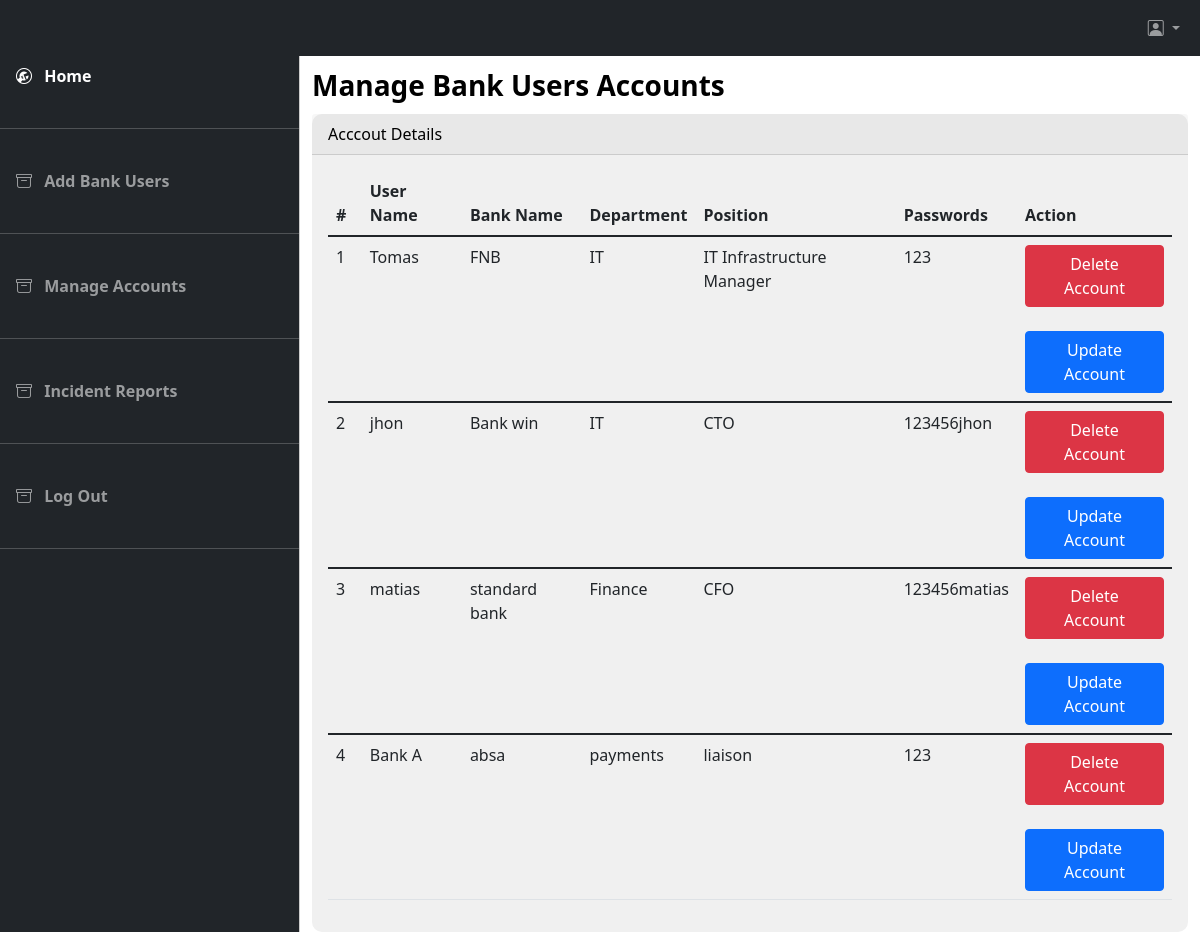
Screenshot of /admin-module/view-bank-users-accounts.php with the database file from the repository.
### tables this page shows
CREATE TABLE `bank_users` (
  `userid` int(30) NOT NULL,
  `username` varchar(255) NOT NULL,
  `bankname` varchar(30) NOT NULL,
  `position` varchar(30) NOT NULL,
  `Department` varchar(30) NOT NULL,
  `account_password` varchar(30) NOT NULL
);

### admin-module/Controllers/fetch-supervisor-accounts.php (the view, shortened to what this page needs)
<?php
function getProgressReportDetails($conn){
    $query ="SELECT  userid, username, bankname, position, Department, account_password  from  bank_users";
    if($result = mysqli_query($conn, $query)){
      if(mysqli_num_rows($result) > 0){
          echo "<table id='example' class='table data-table' style='width:100%'>";
            echo "<thead>";
              echo "<tr>";
                  echo "<th style='width:4%;'>#</th>";
                  echo "<th> User Name</th>";
                  echo "<th>Bank Name</th>";
                  echo "<th>Department</th>";
                  echo "<th>Position</th>";
                  echo "<th>Passwords</th>";
                  echo "<th>Action</th>";
              echo "</thead>";
          while($row = mysqli_fetch_array($result)){
              echo "<tbody>";
              echo "<tr>";
                  echo "<td>" . $row['userid'] . "</td>";
                  echo "<td>" . $row['username'] . "</td>";
                  echo "<td>" . $row['bankname'] . "</td>";
                  echo "<td>" . $row['Department'] . "</td>";
                  echo "<td>" . $row['position'] . "</td>";
                  echo "<td>" . $row['account_password'] . "</td>";
                  echo "<td><a href='' class='btn .me-5 btn-danger'>Delete Account</a></br></br><a href='' class='btn btn-primary'>Update Account</a></td>";
              echo "</tr>";
          }
          echo "</tbody>";
          echo "</table>";
      } else{
          echo "No records matching your query were found.";
      }
  } else{
      echo "ERROR: Could not able to execute $sql. " . mysqli_error($link);
  }
}
?>

### admin-module/view-bank-users-accounts.php (shortened to what this page needs)
<?php
 include("Controllers/fetch-supervisor-accounts.php")
?>
<!DOCTYPE html>
<html>
    <head>
<link href="./css/bootstrap.min.css" rel="stylesheet">
<link rel="stylesheet" href="./css/style.css">
<link rel="stylesheet" href="https://cdn.jsdelivr.net/npm/bootstrap-icons@1.8.1/font/bootstrap-icons.css">
<link rel="stylesheet" href="./css/dark-mode.css">
</head>
<body>
    <?php
     include "./includes/nav.php";
     ?>
      <?php
     include "./includes/side-menu.php";
     ?>
        <main class="mt-5 pt-3">
  <div class="container-fluid">
  <div class="row">
      <div class="col-md-12 fw-bold fs-3">Manage Bank Users Accounts</div>
    </div>
    <div class="row mt-2">
      <div class="col-md-12">
        <div class="card-table">
          <div class="card-header">
            Acccout Details
          </div>
          <div class="card-body">
            <div class="table-responsive">
            <?php
            getProgressReportDetails( $conn);
            ?>
            </div>
          </div>
        </div>
      </div>
    </div>
  </div>
</main>
    </body>
</html>

### admin-module/includes/nav.php (shortened to what this page needs)
<nav class="navbar navbar-expand-lg navbar-dark bg-dark fixed-top">
  <div class="container-fluid">
    <div class=" float-right" id="navbarSupportedContent">
      <ul class="navbar-nav mb-2 mb-lg-0">
          <li class="nav-item dropdown">
            <a class="nav-link dropdown-toggle" href="#" id="navbarDropdown" role="button" data-bs-toggle="dropdown" aria-expanded="false">
              <i class="bi bi-person-square"></i>
            </a>
          </li>
        </ul>
    </div>
  </div>
</nav>

### admin-module/includes/side-menu.php (shortened to what this page needs)
<div class="offcanvas offcanvas-start bg-dark text-white side-bar" data-bs-scroll="true" tabindex="-1" id="offcanvas" aria-labelledby="offcanvas">
  <div class="offcanvas-body p-0">
    <nav class="navbar-dark">
      <ul class="navbar-nav">
        <li>
          <a href="" class="nav-link px-3 active">
            <span class="me-2">
              <i class="bi bi-wrench-adjustable-circle"></i>
            </span>
            <span class="fw-bold">Home</span>
          </a>
        </li>
        <li class="my-4">
          <hr class="dropdown-divider">
        </li>
          <li>
          <a href="add-bank-users.php" class="nav-link px-3">
            <span class="me-2">
              <i class="bi bi-archive"></i>
            </span>
            <span class="fw-bold">Add Bank Users</span>
          </a>
        </li>
        <li class="my-4">
          <hr class="dropdown-divider">
        </li>
        <li>
          <a href="view-bank-users-accounts.php" class="nav-link px-3">
            <span class="me-2">
              <i class="bi bi-archive"></i>
            </span>
            <span class="fw-bold">Manage Accounts</span>
          </a>
        </li>
        <li class="my-4">
          <hr class="dropdown-divider">
        </li>
          <li>
          <a href="incident-reports.php" class="nav-link px-3">
            <span class="me-2">
              <i class="bi bi-archive"></i>
            </span>
            <span class="fw-bold">Incident Reports</span>
          </a>
        </li>
        <li class="my-4">
          <hr class="dropdown-divider">
        </li>
          <li>
          <a href="#" class="nav-link px-3">
            <span class="me-2">
              <i class="bi bi-archive"></i>
            </span>
            <span class="fw-bold">Log Out</span>
          </a>
        </li>
        <li class="my-4">
          <hr class="dropdown-divider">
        </li>
      </ul>
    </nav>
  </div>
</div>

### admin-module/css/style.css (style rules this page uses)
html, body { width: 100%; margin: 0; padding: 0; background: #fff; color: #000; }
:root { --offcanvas-width: 300px; --topNavbarHeight: 56px; --transition-collapse: ease 0.5s; }
.side-bar { width: var(--offcanvas-width); }
@media (min-width: 990px) { body { overflow: auto !important; } }
@media (min-width: 990px) { main { margin-left: var(--offcanvas-width); } }
@media (min-width: 990px) { .side-bar { transform: none; visibility: visible !important; top: var(--topNavbarHeight); height: calc(100% - var(--topNavbarHeight)); } }
.card, .card-chart, .card-table { border-radius: 10px; }
.card-table { background: rgb(240, 240, 240); }

### rows the page displays
bank_users: userid "1", username "Tomas", bankname "FNB", Department "IT", position "IT Infrastructure Manager", account_password "123"
bank_users: userid "2", username "jhon", bankname "Bank win", Department "IT", position "CTO", account_password "123456jhon"
bank_users: userid "3", username "matias", bankname "standard bank", Department "Finance", position "CFO", account_password "123456matias"
bank_users: userid "4", username "Bank A", bankname "absa", Department "payments", position "liaison", account_password "123"
